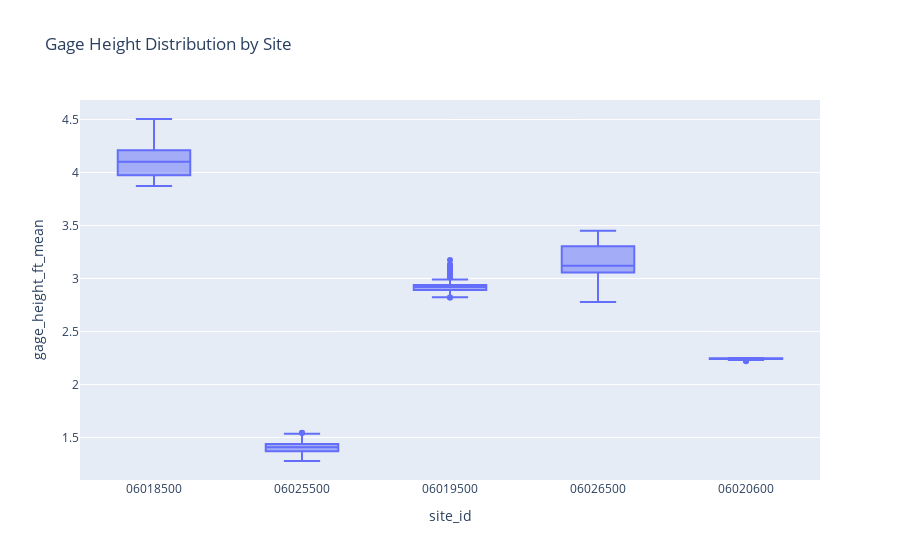

Notebook code cell kept with this figure:
### Code cell
fig = px.box(df, x='site_id', y='gage_height_ft_mean', title='Gage Height Distribution by Site')
fig.show()

### Figure 1 — Plotly figure (JSON) as saved in the notebook; plotly's stock layout.template omitted (floating-point values rounded to 4 significant figures; data arrays with more than 128 entries replaced by an {"elided": "..."} marker saying what was removed)
{"data": [{"alignmentgroup": "True", "hovertemplate": "site_id=%{x}<br>gage_height_ft_mean=%{y}<extra></extra>", "legendgroup": "", "marker": {"color": "#636efa"}, "name": "", "notched": false, "offsetgroup": "", "orientation": "v", "showlegend": false, "type": "box", "x": {"elided": "892 str values"}, "x0": " ", "xaxis": "x", "y": {"elided": "892 float values"}, "y0": " ", "yaxis": "y"}], "layout": {"boxmode": "group", "legend": {"tracegroupgap": 0}, "title": {"text": "Gage Height Distribution by Site"}, "xaxis": {"anchor": "y", "domain": [0, 1], "title": {"text": "site_id"}}, "yaxis": {"anchor": "x", "domain": [0, 1], "title": {"text": "gage_height_ft_mean"}}}}
